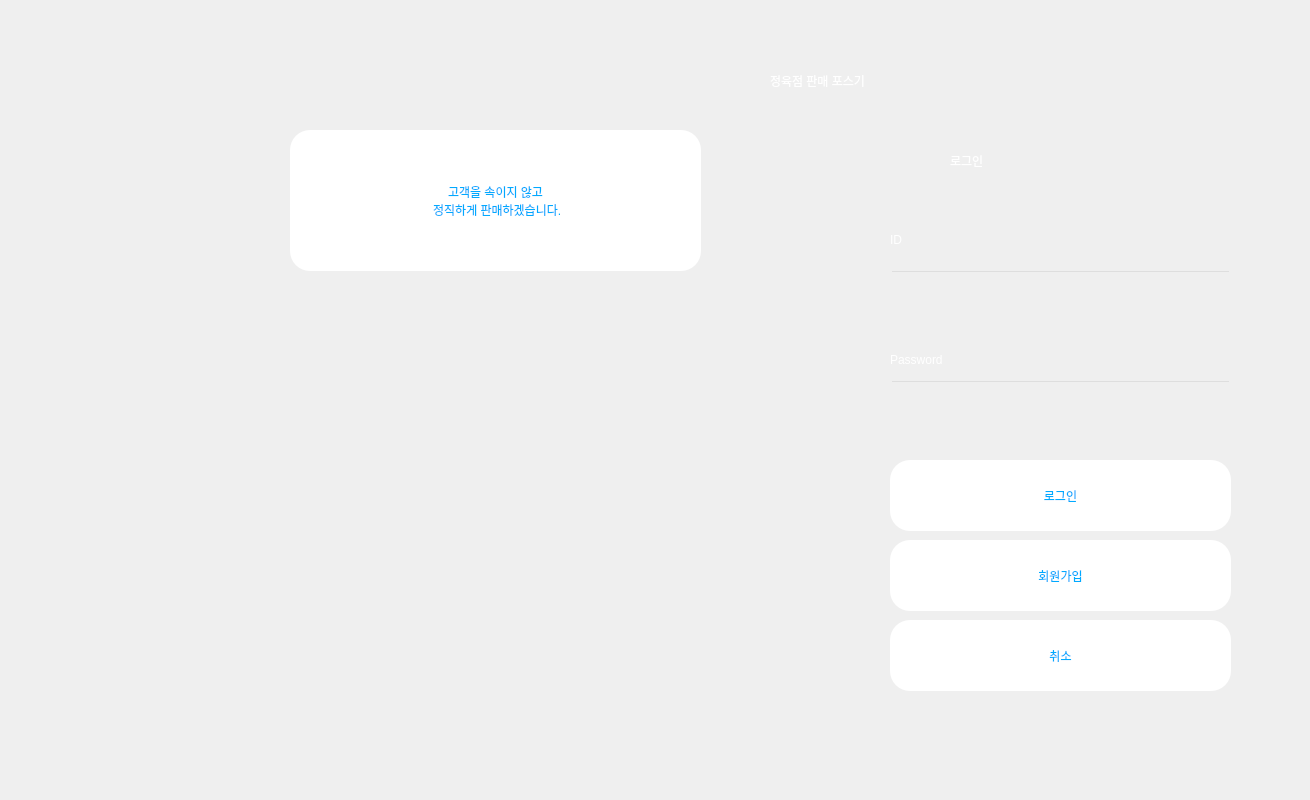
    <widget class="QWidget" name="tab">
     <attribute name="title">
      <string>메인화면</string>
     </attribute>
     <widget class="QLineEdit" name="USERID">
      <property name="geometry">
       <rect>
        <x>890</x>
        <y>270</y>
        <width>341</width>
        <height>61</height>
       </rect>
      </property>
      <property name="styleSheet">
       <string notr="true">background-color:rgba(0, 0, 0, 0);
font: 15pt &quot;Cambria&quot;;</string>
      </property>
      <property name="text">
       <string/>
      </property>
     </widget>
     <widget class="QPushButton" name="CANCLE">
      <property name="geometry">
       <rect>
        <x>890</x>
        <y>620</y>
        <width>341</width>
        <height>71</height>
       </rect>
      </property>
      <property name="styleSheet">
       <string notr="true">QPushButton{
border-radius: 20px;
background-color:rgb(255, 255, 255);
font: 20pt &quot;Cambria&quot;;
color: rgb(0, 170, 255)
}</string>
      </property>
      <property name="text">
       <string>취소</string>
      </property>
     </widget>
     <widget class="QLabel" name="label_6">
      <property name="geometry">
       <rect>
        <x>890</x>
        <y>350</y>
        <width>341</width>
        <height>20</height>
       </rect>
      </property>
      <property name="styleSheet">
       <string notr="true">font: 15pt &quot;Cambria&quot;;
color: rgb(255, 255, 255);</string>
      </property>
      <property name="text">
       <string>Password</string>
      </property>
     </widget>
     <widget class="QLabel" name="label_7">
      <property name="geometry">
       <rect>
        <x>950</x>
        <y>130</y>
        <width>351</width>
        <height>61</height>
       </rect>
      </property>
      <property name="styleSheet">
       <string notr="true">color:rgb(255, 255, 255);
font: 75 italic 36pt &quot;Sitka Banner&quot;;
</string>
      </property>
      <property name="text">
       <string>로그인</string>
      </property>
     </widget>
     <widget class="QLineEdit" name="PASSWORD">
      <property name="geometry">
       <rect>
        <x>890</x>
        <y>380</y>
        <width>341</width>
        <height>61</height>
       </rect>
      </property>
      <property name="font">
       <font>
        <family>Cambria</family>
        <pointsize>15</pointsize>
        <weight>50</weight>
        <italic>false</italic>
        <bold>false</bold>
        <kerning>true</kerning>
       </font>
      </property>
      <property name="autoFillBackground">
       <bool>false</bool>
      </property>
      <property name="styleSheet">
       <string notr="true">background-color:rgba(0, 0, 0, 0);
font: 15pt &quot;Cambria&quot;;</string>
      </property>
      <property name="inputMask">
       <string/>
      </property>
      <property name="text">
       <string/>
      </property>
      <property name="echoMode">
       <enum>QLineEdit::Password</enum>
      </property>
      <property name="cursorMoveStyle">
       <enum>Qt::LogicalMoveStyle</enum>
      </property>
     </widget>
     <widget class="QLabel" name="label_8">
      <property name="geometry">
       <rect>
        <x>890</x>
        <y>230</y>
        <width>341</width>
        <height>20</height>
       </rect>
      </property>
      <property name="styleSheet">
       <string notr="true">font: 15pt &quot;Cambria&quot;;
color:rgb(255, 255, 255);</string>
      </property>
      <property name="text">
       <string>ID</string>
      </property>
     </widget>
     <widget class="QPushButton" name="LOGINBUTTON">
      <property name="geometry">
       <rect>
        <x>890</x>
        <y>460</y>
        <width>341</width>
        <height>71</height>
       </rect>
      </property>
      <property name="styleSheet">
       <string notr="true">QPushButton{
border-radius: 20px;
background-color:rgb(255, 255, 255);
font: 20pt &quot;Cambria&quot;;
color: rgb(0, 170, 255)
}</string>
      </property>
      <property name="text">
       <string>로그인</string>
      </property>
     </widget>
     <widget class="QLabel" name="label">
      <property name="geometry">
       <rect>
        <x>30</x>
        <y>0</y>
        <width>691</width>
        <height>791</height>
       </rect>
      </property>
      <property name="text">
       <string/>
      </property>
      <property name="pixmap">
       <pixmap>식육점.jpg</pixmap>
      </property>
      <property name="scaledContents">
       <bool>true</bool>
      </property>
     </widget>
     <widget class="QLabel" name="label_2">
      <property name="geometry">
       <rect>
        <x>290</x>
        <y>130</y>
        <width>411</width>
        <height>141</height>
       </rect>
      </property>
      <property name="styleSheet">
       <string notr="true">border-radius: 20px;
background-color:rgb(255, 255, 255);
font: 20pt &quot;Cambria&quot;;
color: rgb(0, 170, 255)</string>
      </property>
      <property name="text">
       <string>고객을 속이지 않고
 정직하게 판매하겠습니다.</string>
      </property>
      <property name="alignment">
       <set>Qt::AlignCenter</set>
      </property>
     </widget>
     <widget class="QLabel" name="label_16">
      <property name="geometry">
       <rect>
        <x>770</x>
        <y>50</y>
        <width>531</width>
        <height>61</height>
       </rect>
      </property>
      <property name="styleSheet">
       <string notr="true">color:rgb(255, 255, 255);
font: 75 italic 36pt &quot;Sitka Banner&quot;;
</string>
      </property>
      <property name="text">
       <string>정육점 판매 포스기</string>
      </property>
     </widget>
     <widget class="QPushButton" name="LOGINBUTTON_2">
      <property name="geometry">
       <rect>
        <x>890</x>
        <y>540</y>
        <width>341</width>
        <height>71</height>
       </rect>
      </property>
      <property name="styleSheet">
       <string notr="true">QPushButton{
border-radius: 20px;
background-color:rgb(255, 255, 255);
font: 20pt &quot;Cambria&quot;;
color: rgb(0, 170, 255)
}</string>
      </property>
      <property name="text">
       <string>회원가입</string>
      </property>
     </widget>
    </widget>
